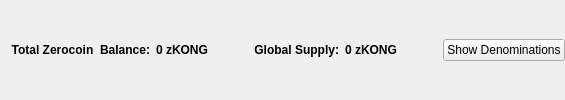
                       <widget class="QFrame" name="balanceSupplyFrame">
                        <layout class="QHBoxLayout" name="horizontalLayout_2" stretch="0,0,0,1,0">
                         <property name="rightMargin">
                          <number>0</number>
                         </property>
                         <item>
                          <layout class="QHBoxLayout" name="horizontalLayout_34">
                           <item>
                            <widget class="QLabel" name="labelzAvailableText_3">
                             <property name="font">
                              <font>
                               <weight>75</weight>
                               <bold>true</bold>
                              </font>
                             </property>
                             <property name="toolTip">
                              <string>Total Balance including unconfirmed and immature zKONG</string>
                             </property>
                             <property name="text">
                              <string>Total Zerocoin  Balance:</string>
                             </property>
                             <property name="alignment">
                              <set>Qt::AlignRight|Qt::AlignTrailing|Qt::AlignVCenter</set>
                             </property>
                            </widget>
                           </item>
                           <item>
                            <widget class="QLabel" name="labelzAvailableAmount_4">
                             <property name="minimumSize">
                              <size>
                               <width>40</width>
                               <height>0</height>
                              </size>
                             </property>
                             <property name="font">
                              <font>
                               <weight>75</weight>
                               <bold>true</bold>
                              </font>
                             </property>
                             <property name="toolTip">
                              <string>Total Balance including unconfirmed and immature zKONG</string>
                             </property>
                             <property name="text">
                              <string>0 zKONG</string>
                             </property>
                             <property name="alignment">
                              <set>Qt::AlignLeading|Qt::AlignLeft|Qt::AlignVCenter</set>
                             </property>
                            </widget>
                           </item>
                          </layout>
                         </item>
                         <item>
                          <spacer name="horizontalSpacer_32">
                           <property name="orientation">
                            <enum>Qt::Horizontal</enum>
                           </property>
                           <property name="sizeHint" stdset="0">
                            <size>
                             <width>40</width>
                             <height>20</height>
                            </size>
                           </property>
                          </spacer>
                         </item>
                         <item>
                          <layout class="QHBoxLayout" name="horizontalLayout_35">
                           <item>
                            <widget class="QLabel" name="labelZsupplyText_2">
                             <property name="font">
                              <font>
                               <weight>75</weight>
                               <bold>true</bold>
                              </font>
                             </property>
                             <property name="text">
                              <string>Global Supply:</string>
                             </property>
                             <property name="alignment">
                              <set>Qt::AlignRight|Qt::AlignTrailing|Qt::AlignVCenter</set>
                             </property>
                            </widget>
                           </item>
                           <item>
                            <widget class="QLabel" name="labelZsupplyAmount_2">
                             <property name="font">
                              <font>
                               <weight>75</weight>
                               <bold>true</bold>
                              </font>
                             </property>
                             <property name="text">
                              <string>0 zKONG</string>
                             </property>
                            </widget>
                           </item>
                          </layout>
                         </item>
                         <item>
                          <spacer name="horizontalSpacer_31">
                           <property name="orientation">
                            <enum>Qt::Horizontal</enum>
                           </property>
                           <property name="sizeHint" stdset="0">
                            <size>
                             <width>40</width>
                             <height>20</height>
                            </size>
                           </property>
                          </spacer>
                         </item>
                         <item>
                          <widget class="QPushButton" name="pushButtonShowDenoms">
                           <property name="toolTip">
                            <string>Show zKONG denominations list</string>
                           </property>
                           <property name="text">
                            <string>Show Denominations</string>
                           </property>
                          </widget>
                         </item>
                        </layout>
                       </widget>
